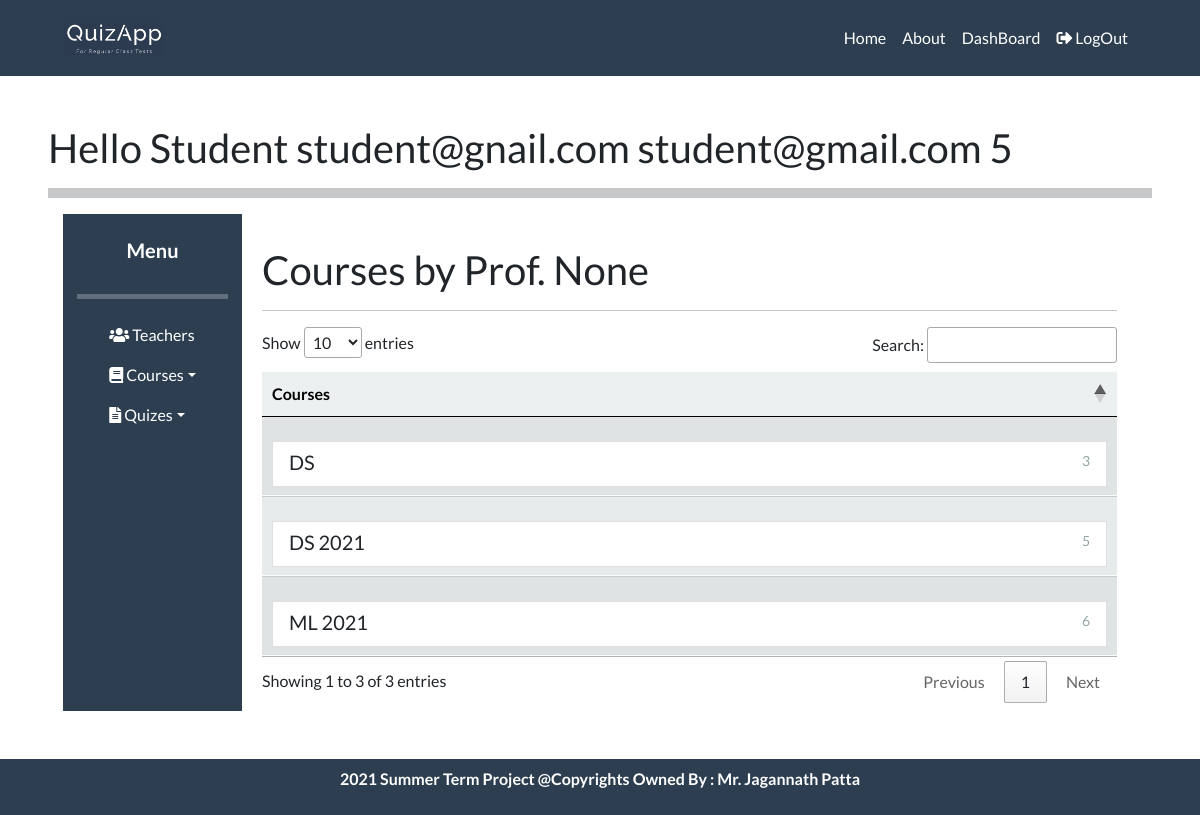
Page /student/teacher?id=5 (signed in) on the committed database.
### tables this page shows
CREATE TABLE "Course" (
	"course_id"	INTEGER NOT NULL PRIMARY KEY AUTOINCREMENT UNIQUE,
	"teacher_id"	INTEGER NOT NULL,
	"course_name"	TEXT NOT NULL,
	"enrollment_key"	TEXT DEFAULT 1234,
	FOREIGN KEY("teacher_id") REFERENCES "Teacher"("teacher_id") ON DELETE CASCADE,
	UNIQUE("teacher_id","course_name")
);

### Student/views.py (the view)
def Teacher():
    page = check_user("/studentSite/teacher.html")
    if len(page) > 1:
        return render_template(page[0] , msg = page[1])
    else:
        conn = sqlite3.connect("DataBase/quizAppDataBase.db")
        cursor = conn.cursor()
        id = request.args.get('id',type = int)
        name = request.args.get('name', type = str)
        courses = cursor.execute("SELECT COURSE_ID , COURSE_NAME , TEACHER_ID from COURSE WHERE TEACHER_ID = ?" , ( id,)).fetchall()
        cursor.close()
        conn.close()
        return render_template(page[0] , teacher = [id , name] , courses = courses )

### Student/views.py (called while the page is built)
def check_user(page):
    if session.get("email"):
        if session.get("user_role") == 'S':
            return [page]
        else:
            return [page , "You Don't have these previlages." ]
    else:
        return ['login.html']

### templates/studentSite/teacher.html (shortened to what this page needs)
{% extends "/studentSite/studentHome.html" %}
{% block body %}
<div class="p-sm-2">
    <h2> Courses by Prof. {{teacher[1]}} </h2>
    <hr>
    <table id='tab' class="display table responsive table-hover">
        <thead>
            <tr class="table-light">
              <th scope="col"> Courses </th>
            </tr>
          </thead>
        <tbody>
            {% for  course in  courses: %}
          <tr class="table-light">
            <td>
                {% if course in session['courses'] : %}
                <a href="/student/course?id={{course[0]}}&name={{course[1]}}&tid={{course[2]}}" class="mt-3 list-group-item list-group-item-action flex-column align-items-start active">
                    <div class="d-flex w-100 justify-content-between">
                      <h5 class="mb-1"> {{course[1] }} </h5>
                      <small> {{course[0]}} </small>
                    </div>
                    <!-- <p class="mb-1">Donec id elit non mi porta gravida at eget metus. Maecenas sed diam eget risus varius blandit.</p>
                    <small>Donec id elit non mi porta.</small> -->
                  </a>
                {% else %}
                    <a href="/student/course?id={{course[0]}}&name={{course[1]}}&tid={{course[2]}}" class="mt-3 list-group-item list-group-item-action flex-column align-items-start">
                        <div class="d-flex w-100 justify-content-between">
                            <h5 class="mb-1"> {{course[1] }}</h5>
                            <small class="text-muted">{{course[0]}}</small>
                        </div>
                    </a>
                {% endif %}
            </td>
          </tr>
          {% endfor %}
        </tbody>
    </table>
</div>
{% endblock %}

### rows in the picture
Course: course_name "DS", course_id "3"
Course: course_name "DS 2021", course_id "5"
Course: course_name "ML 2021", course_id "6"

### other values in the picture
{{ session['username'] }} "student@gnail.com"
{{ session['email'] }} "student@gmail.com"
{{ session['role_id'] }} "5"
{{ teacher[1] }} "None"
